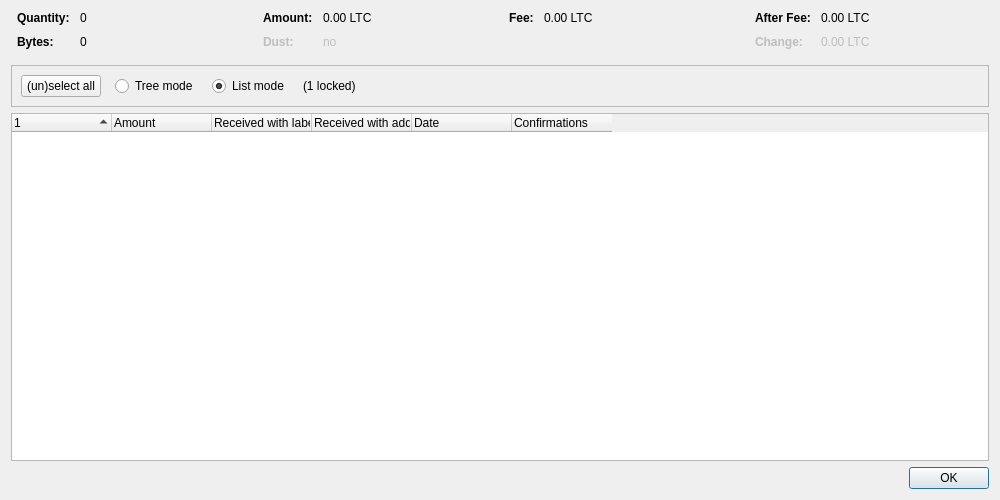
<?xml version="1.0" encoding="UTF-8"?>
<ui version="4.0">
 <class>CoinControlDialog</class>
 <widget class="QDialog" name="CoinControlDialog">
  <property name="geometry">
   <rect>
    <x>0</x>
    <y>0</y>
    <width>1000</width>
    <height>500</height>
   </rect>
  </property>
  <property name="windowTitle">
   <string>Coin Selection</string>
  </property>
  <layout class="QVBoxLayout" name="verticalLayout">
   <item>
    <layout class="QHBoxLayout" name="horizontalLayoutTop" stretch="0,0,0,0">
     <property name="topMargin">
      <number>0</number>
     </property>
     <property name="bottomMargin">
      <number>10</number>
     </property>
     <item>
      <layout class="QFormLayout" name="formLayoutCoinControl1">
       <property name="horizontalSpacing">
        <number>10</number>
       </property>
       <property name="verticalSpacing">
        <number>10</number>
       </property>
       <property name="leftMargin">
        <number>6</number>
       </property>
       <property name="rightMargin">
        <number>6</number>
       </property>
       <item row="0" column="0">
        <widget class="QLabel" name="labelCoinControlQuantityText">
         <property name="font">
          <font>
           <weight>75</weight>
           <bold>true</bold>
          </font>
         </property>
         <property name="text">
          <string>Quantity:</string>
         </property>
        </widget>
       </item>
       <item row="0" column="1">
        <widget class="QLabel" name="labelCoinControlQuantity">
         <property name="cursor">
          <cursorShape>IBeamCursor</cursorShape>
         </property>
         <property name="contextMenuPolicy">
          <enum>Qt::ActionsContextMenu</enum>
         </property>
         <property name="text">
          <string notr="true">0</string>
         </property>
         <property name="textInteractionFlags">
          <set>Qt::LinksAccessibleByMouse|Qt::TextSelectableByKeyboard|Qt::TextSelectableByMouse</set>
         </property>
        </widget>
       </item>
       <item row="1" column="0">
        <widget class="QLabel" name="labelCoinControlBytesText">
         <property name="font">
          <font>
           <weight>75</weight>
           <bold>true</bold>
          </font>
         </property>
         <property name="text">
          <string>Bytes:</string>
         </property>
        </widget>
       </item>
       <item row="1" column="1">
        <widget class="QLabel" name="labelCoinControlBytes">
         <property name="cursor">
          <cursorShape>IBeamCursor</cursorShape>
         </property>
         <property name="contextMenuPolicy">
          <enum>Qt::ActionsContextMenu</enum>
         </property>
         <property name="text">
          <string notr="true">0</string>
         </property>
         <property name="textInteractionFlags">
          <set>Qt::LinksAccessibleByMouse|Qt::TextSelectableByKeyboard|Qt::TextSelectableByMouse</set>
         </property>
        </widget>
       </item>
      </layout>
     </item>
     <item>
      <layout class="QFormLayout" name="formLayoutCoinControl2">
       <property name="horizontalSpacing">
        <number>10</number>
       </property>
       <property name="verticalSpacing">
        <number>10</number>
       </property>
       <property name="leftMargin">
        <number>6</number>
       </property>
       <property name="rightMargin">
        <number>6</number>
       </property>
       <item row="0" column="0">
        <widget class="QLabel" name="labelCoinControlAmountText">
         <property name="font">
          <font>
           <weight>75</weight>
           <bold>true</bold>
          </font>
         </property>
         <property name="text">
          <string>Amount:</string>
         </property>
        </widget>
       </item>
       <item row="0" column="1">
        <widget class="QLabel" name="labelCoinControlAmount">
         <property name="cursor">
          <cursorShape>IBeamCursor</cursorShape>
         </property>
         <property name="contextMenuPolicy">
          <enum>Qt::ActionsContextMenu</enum>
         </property>
         <property name="text">
          <string notr="true">0.00 LTC</string>
         </property>
         <property name="textInteractionFlags">
          <set>Qt::LinksAccessibleByMouse|Qt::TextSelectableByKeyboard|Qt::TextSelectableByMouse</set>
         </property>
        </widget>
       </item>
       <item row="1" column="0">
        <widget class="QLabel" name="labelCoinControlLowOutputText">
         <property name="enabled">
          <bool>false</bool>
         </property>
         <property name="font">
          <font>
           <weight>75</weight>
           <bold>true</bold>
          </font>
         </property>
         <property name="text">
          <string>Dust:</string>
         </property>
        </widget>
       </item>
       <item row="1" column="1">
        <widget class="QLabel" name="labelCoinControlLowOutput">
         <property name="enabled">
          <bool>false</bool>
         </property>
         <property name="cursor">
          <cursorShape>IBeamCursor</cursorShape>
         </property>
         <property name="contextMenuPolicy">
          <enum>Qt::ActionsContextMenu</enum>
         </property>
         <property name="text">
          <string notr="true">no</string>
         </property>
         <property name="textInteractionFlags">
          <set>Qt::LinksAccessibleByMouse|Qt::TextSelectableByKeyboard|Qt::TextSelectableByMouse</set>
         </property>
        </widget>
       </item>
      </layout>
     </item>
     <item>
      <layout class="QFormLayout" name="formLayoutCoinControl3">
       <property name="horizontalSpacing">
        <number>10</number>
       </property>
       <property name="verticalSpacing">
        <number>10</number>
       </property>
       <property name="leftMargin">
        <number>6</number>
       </property>
       <property name="rightMargin">
        <number>6</number>
       </property>
       <item row="0" column="0">
        <widget class="QLabel" name="labelCoinControlFeeText">
         <property name="font">
          <font>
           <weight>75</weight>
           <bold>true</bold>
          </font>
         </property>
         <property name="text">
          <string>Fee:</string>
         </property>
        </widget>
       </item>
       <item row="0" column="1">
        <widget class="QLabel" name="labelCoinControlFee">
         <property name="cursor">
          <cursorShape>IBeamCursor</cursorShape>
         </property>
         <property name="contextMenuPolicy">
          <enum>Qt::ActionsContextMenu</enum>
         </property>
         <property name="text">
          <string notr="true">0.00 LTC</string>
         </property>
         <property name="textInteractionFlags">
          <set>Qt::LinksAccessibleByMouse|Qt::TextSelectableByKeyboard|Qt::TextSelectableByMouse</set>
         </property>
        </widget>
       </item>
      </layout>
     </item>
     <item>
      <layout class="QFormLayout" name="formLayoutCoinControl4">
       <property name="horizontalSpacing">
        <number>10</number>
       </property>
       <property name="verticalSpacing">
        <number>10</number>
       </property>
       <property name="leftMargin">
        <number>6</number>
       </property>
       <property name="rightMargin">
        <number>6</number>
       </property>
       <item row="0" column="0">
        <widget class="QLabel" name="labelCoinControlAfterFeeText">
         <property name="font">
          <font>
           <weight>75</weight>
           <bold>true</bold>
          </font>
         </property>
         <property name="text">
          <string>After Fee:</string>
         </property>
        </widget>
       </item>
       <item row="0" column="1">
        <widget class="QLabel" name="labelCoinControlAfterFee">
         <property name="cursor">
          <cursorShape>IBeamCursor</cursorShape>
         </property>
         <property name="contextMenuPolicy">
          <enum>Qt::ActionsContextMenu</enum>
         </property>
         <property name="text">
          <string notr="true">0.00 LTC</string>
         </property>
         <property name="textInteractionFlags">
          <set>Qt::LinksAccessibleByMouse|Qt::TextSelectableByKeyboard|Qt::TextSelectableByMouse</set>
         </property>
        </widget>
       </item>
       <item row="1" column="0">
        <widget class="QLabel" name="labelCoinControlChangeText">
         <property name="enabled">
          <bool>false</bool>
         </property>
         <property name="font">
          <font>
           <weight>75</weight>
           <bold>true</bold>
          </font>
         </property>
         <property name="text">
          <string>Change:</string>
         </property>
        </widget>
       </item>
       <item row="1" column="1">
        <widget class="QLabel" name="labelCoinControlChange">
         <property name="enabled">
          <bool>false</bool>
         </property>
         <property name="cursor">
          <cursorShape>IBeamCursor</cursorShape>
         </property>
         <property name="contextMenuPolicy">
          <enum>Qt::ActionsContextMenu</enum>
         </property>
         <property name="text">
          <string notr="true">0.00 LTC</string>
         </property>
         <property name="textInteractionFlags">
          <set>Qt::LinksAccessibleByMouse|Qt::TextSelectableByKeyboard|Qt::TextSelectableByMouse</set>
         </property>
        </widget>
       </item>
      </layout>
     </item>
    </layout>
   </item>
   <item>
    <widget class="QFrame" name="frame">
     <property name="minimumSize">
      <size>
       <width>0</width>
       <height>40</height>
      </size>
     </property>
     <property name="frameShape">
      <enum>QFrame::StyledPanel</enum>
     </property>
     <property name="frameShadow">
      <enum>QFrame::Sunken</enum>
     </property>
     <layout class="QHBoxLayout" name="horizontalLayout">
      <item>
       <layout class="QHBoxLayout" name="horizontalLayoutPanel" stretch="0,0,0,0,0">
        <property name="spacing">
         <number>14</number>
        </property>
        <item>
         <widget class="QPushButton" name="pushButtonSelectAll">
          <property name="sizePolicy">
           <sizepolicy hsizetype="Maximum" vsizetype="Fixed">
            <horstretch>0</horstretch>
            <verstretch>0</verstretch>
           </sizepolicy>
          </property>
          <property name="text">
           <string>(un)select all</string>
          </property>
          <property name="autoDefault">
           <bool>false</bool>
          </property>
         </widget>
        </item>
        <item>
         <widget class="QRadioButton" name="radioTreeMode">
          <property name="sizePolicy">
           <sizepolicy hsizetype="Maximum" vsizetype="Fixed">
            <horstretch>0</horstretch>
            <verstretch>0</verstretch>
           </sizepolicy>
          </property>
          <property name="text">
           <string>Tree mode</string>
          </property>
         </widget>
        </item>
        <item>
         <widget class="QRadioButton" name="radioListMode">
          <property name="sizePolicy">
           <sizepolicy hsizetype="Maximum" vsizetype="Fixed">
            <horstretch>0</horstretch>
            <verstretch>0</verstretch>
           </sizepolicy>
          </property>
          <property name="text">
           <string>List mode</string>
          </property>
          <property name="checked">
           <bool>true</bool>
          </property>
         </widget>
        </item>
        <item>
         <widget class="QLabel" name="labelLocked">
          <property name="text">
           <string notr="true">(1 locked)</string>
          </property>
         </widget>
        </item>
        <item>
         <spacer name="horizontalSpacer">
          <property name="orientation">
           <enum>Qt::Horizontal</enum>
          </property>
          <property name="sizeHint" stdset="0">
           <size>
            <width>40</width>
            <height>20</height>
           </size>
          </property>
         </spacer>
        </item>
       </layout>
      </item>
     </layout>
    </widget>
   </item>
   <item>
    <widget class="CoinControlTreeWidget" name="treeWidget">
     <property name="contextMenuPolicy">
      <enum>Qt::CustomContextMenu</enum>
     </property>
     <property name="sortingEnabled">
      <bool>false</bool>
     </property>
     <property name="columnCount">
      <number>6</number>
     </property>
     <attribute name="headerShowSortIndicator" stdset="0">
      <bool>true</bool>
     </attribute>
     <attribute name="headerStretchLastSection">
      <bool>false</bool>
     </attribute>
     <column>
      <property name="text">
       <string/>
      </property>
     </column>
     <column>
      <property name="text">
       <string>Amount</string>
      </property>
     </column>
     <column>
      <property name="text">
       <string>Received with label</string>
      </property>
     </column>
     <column>
      <property name="text">
       <string>Received with address</string>
      </property>
     </column>
     <column>
      <property name="text">
       <string>Date</string>
      </property>
     </column>
     <column>
      <property name="text">
       <string>Confirmations</string>
      </property>
      <property name="toolTip">
       <string>Confirmed</string>
      </property>
     </column>
     <column>
      <property name="text">
       <string/>
      </property>
     </column>
     <column>
      <property name="text">
       <string/>
      </property>
     </column>
     <column>
      <property name="text">
       <string/>
      </property>
     </column>
     <column>
      <property name="text">
       <string/>
      </property>
     </column>
    </widget>
   </item>
   <item>
    <widget class="QDialogButtonBox" name="buttonBox">
     <property name="orientation">
      <enum>Qt::Horizontal</enum>
     </property>
     <property name="standardButtons">
      <set>QDialogButtonBox::Ok</set>
     </property>
    </widget>
   </item>
  </layout>
 </widget>
 <customwidgets>
  <customwidget>
   <class>CoinControlTreeWidget</class>
   <extends>QTreeWidget</extends>
   <header>qt/coincontroltreewidget.h</header>
  </customwidget>
 </customwidgets>
 <resources/>
 <connections/>
</ui>
